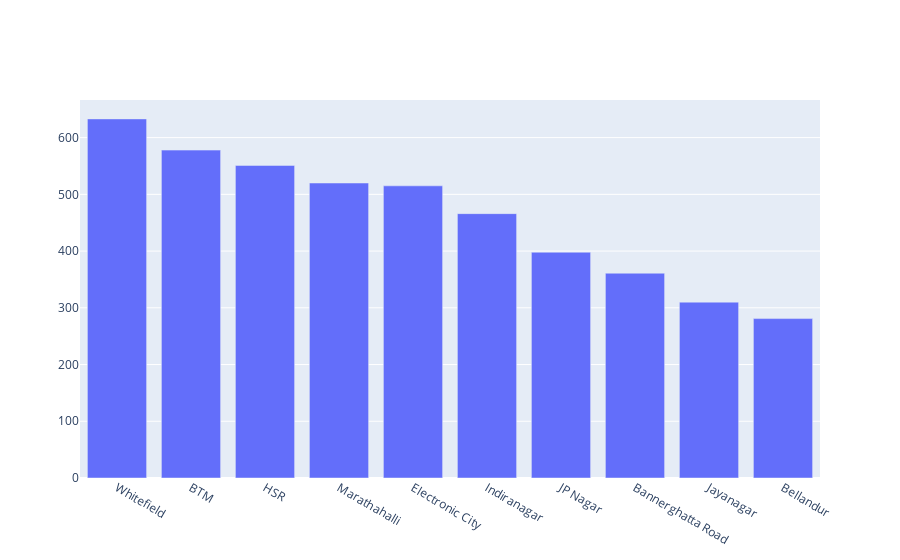

Notebook code for this chart:
### Code cell
trace3= go.Bar(x=df_full['location'][0:10],y=df_full['rest'][0:10])
iplot([trace3])

### Figure 1 — Plotly figure (JSON) as saved in the notebook; plotly's stock layout.template omitted (floating-point values rounded to 4 significant figures)
{"data": [{"type": "bar", "x": ["Whitefield", "BTM", "HSR", "Marathahalli", "Electronic City", "Indiranagar", "JP Nagar", "Bannerghatta Road", "Jayanagar", "Bellandur"], "y": [633, 578, 551, 520, 515, 466, 398, 361, 310, 281]}], "layout": {}}
